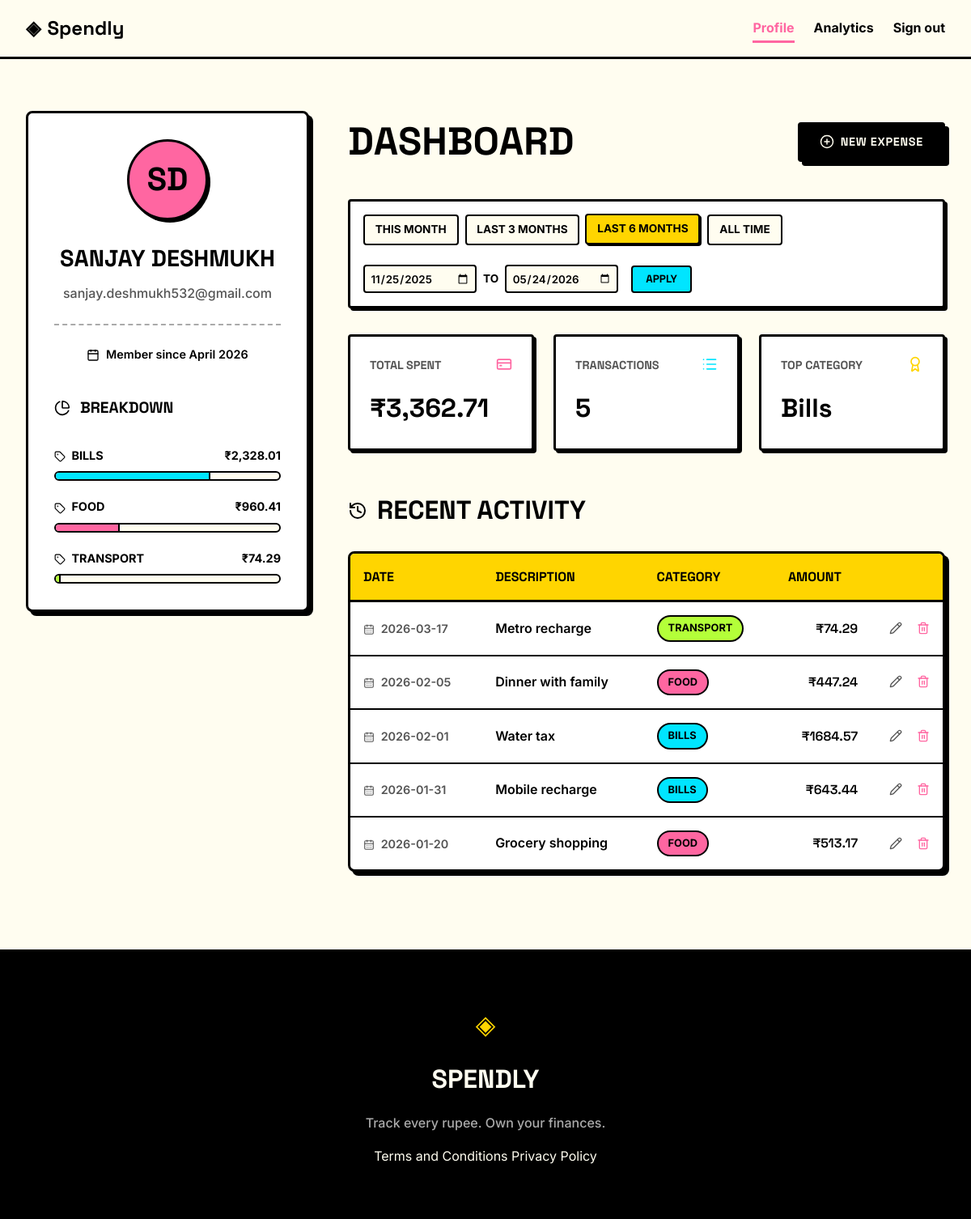
Page /profile?date_from=2025-11-25&date_to=2026-05-24 (signed in) on the committed database.
### tables this page shows
CREATE TABLE users (
            id INTEGER PRIMARY KEY AUTOINCREMENT,
            name TEXT NOT NULL,
            email TEXT UNIQUE NOT NULL,
            password_hash TEXT NOT NULL,
            created_at TEXT DEFAULT CURRENT_TIMESTAMP
        );

CREATE TABLE expenses (
            id INTEGER PRIMARY KEY AUTOINCREMENT,
            user_id INTEGER NOT NULL,
            amount REAL NOT NULL,
            category TEXT NOT NULL,
            date TEXT NOT NULL,
            description TEXT,
            created_at TEXT DEFAULT CURRENT_TIMESTAMP,
            FOREIGN KEY (user_id) REFERENCES users (id)
        );

### app.py (the view)
@app.route("/profile")
def profile():
    if not g.user:
        return redirect(url_for("login"))
    date_from_raw = request.args.get("date_from")
    date_to_raw = request.args.get("date_to")
    date_from = None
    date_to = None
    if date_from_raw and date_to_raw:
        try:
            datetime.strptime(date_from_raw, "%Y-%m-%d")
            datetime.strptime(date_to_raw, "%Y-%m-%d")
            if date_from_raw > date_to_raw:
                flash("Start date must be before end date.")
            else:
                date_from = date_from_raw
                date_to = date_to_raw
        except ValueError:
            pass
    today = datetime.now()
    this_month_start = today.replace(day=1).strftime("%Y-%m-%d")
    last_3_months_start = (today - timedelta(days=90)).strftime("%Y-%m-%d")
    last_6_months_start = (today - timedelta(days=180)).strftime("%Y-%m-%d")
    today_str = today.strftime("%Y-%m-%d")
    presets = {
        "this_month": {"from": this_month_start, "to": today_str},
        "last_3_months": {"from": last_3_months_start, "to": today_str},
        "last_6_months": {"from": last_6_months_start, "to": today_str},
    }
    created_at = datetime.strptime(g.user["created_at"], "%Y-%m-%d %H:%M:%S")
    member_since = created_at.strftime("%B %Y")
    name_parts = g.user["name"].split()
    initials = "".join([part[0].upper() for part in name_parts[:2]])
    user_data = {
        "name": g.user["name"],
        "email": g.user["email"],
        "initials": initials,
        "member_since": member_since,
    }
    stats_data = get_user_stats(g.user["id"], date_from, date_to)
    stats = {
        "total_spent": f"₹{stats_data['total_spent']:,.2f}",
        "transaction_count": stats_data["transaction_count"],
        "top_category": stats_data["top_category"],
    }
    db_transactions = get_recent_transactions(g.user["id"], date_from, date_to)
    transactions = [
        {
            "id": t["id"],
            "date": t["date"],
            "description": t["description"],
            "category": t["category"],
            "amount": f"₹{t['amount']:.2f}",
        }
        for t in db_transactions
    ]
    db_categories = get_category_breakdown(g.user["id"], date_from, date_to)
    total_spent_raw = stats_data["total_spent"]
    category_breakdown = []
    for cat in db_categories:
        percentage = (
            (cat["total"] / total_spent_raw * 100) if total_spent_raw > 0 else 0
        )
        category_breakdown.append(
            {
                "name": cat["category"],
                "total": f"₹{cat['total']:,.2f}",
                "percentage": percentage,
            }
        )
    return render_template(
        "profile.html",
        user=user_data,
        stats=stats,
        transactions=transactions,
        categories=category_breakdown,
        date_from=date_from,
        date_to=date_to,
        presets=presets,
    )

### app.py (called while the page is built)
@app.before_request
def load_logged_in_user():
    user_id = session.get("user_id")
    if user_id is None:
        g.user = None
    else:
        g.user = get_user_by_id(user_id)

### database/db.py (called while the page is built)
def get_db():
    db_path = current_app.config.get("DATABASE", DATABASE) if current_app else DATABASE
    conn = sqlite3.connect(db_path)
    conn.row_factory = sqlite3.Row
    conn.execute("PRAGMA foreign_keys = ON;")
    return conn

def get_user_by_id(user_id):
    conn = get_db()
    cursor = conn.cursor()
    cursor.execute("SELECT * FROM users WHERE id = ?", (user_id,))
    user = cursor.fetchone()
    conn.close()
    return user

def get_recent_transactions(user_id, date_from=None, date_to=None):
    conn = get_db()
    cursor = conn.cursor()
    query = "SELECT * FROM expenses WHERE user_id = ?"
    params = [user_id]
    if date_from and date_to:
        query += " AND date BETWEEN ? AND ?"
        params.extend([date_from, date_to])
    query += " ORDER BY date DESC, created_at DESC"
    cursor.execute(query, params)
    transactions = cursor.fetchall()
    conn.close()
    return transactions

def get_category_breakdown(user_id, date_from=None, date_to=None):
    conn = get_db()
    cursor = conn.cursor()
    query = "SELECT category, SUM(amount) as total FROM expenses WHERE user_id = ?"
    params = [user_id]
    if date_from and date_to:
        query += " AND date BETWEEN ? AND ?"
        params.extend([date_from, date_to])
    query += " GROUP BY category ORDER BY total DESC"
    cursor.execute(query, params)
    breakdown = cursor.fetchall()
    conn.close()
    return breakdown

### templates/profile.html (shortened to what this page needs)
{% extends "base.html" %}
{% block head %}
<link rel="stylesheet" href="{{ url_for('static', filename='css/profile.css') }}">
{% endblock %}
{% block content %}
<div class="profile-container">
    <aside class="profile-sidebar">
        <div class="user-card">
            <div class="avatar-circle">
                {{ user.initials }}
            </div>
            <h1 class="user-name">{{ user.name }}</h1>
            <p class="user-email">{{ user.email }}</p>
            <div class="user-meta">
                <i data-lucide="calendar" style="width: 16px; height: 16px; vertical-align: middle; margin-right: 4px;"></i>
                Member since {{ user.member_since }}
            </div>
            <div class="category-breakdown">
                <h2 class="section-title" style="font-size: 1.2rem; margin-top: 2.5rem;">
                    <i data-lucide="pie-chart" style="width: 20px; height: 20px;"></i>
                    Breakdown
                </h2>
                <div class="category-list">
                    {% for cat in categories %}
                    <div class="category-item">
                        <div class="category-info">
                            <span>
                                <i data-lucide="tag" style="width: 14px; height: 14px; vertical-align: middle; margin-right: 4px;"></i>
                                {{ cat.name }}
                            </span>
                            <span>{{ cat.total }}</span>
                        </div>
                        <div class="category-progress">
                            <div class="category-fill fill-{{ cat.name|lower }}" style="width: {{ cat.percentage }}%;"></div>
                        </div>
                    </div>
                    {% endfor %}
                </div>
            </div>
        </div>
    </aside>
    <section class="profile-main">
        <div class="dashboard-header-row">
            <h1 class="auth-title">Dashboard</h1>
            <a href="{{ url_for('add_expense') }}" class="btn-primary btn-new-expense">
                <i data-lucide="plus-circle" style="width: 18px; height: 18px;"></i>
                New Expense
            </a>
        </div>
        <div class="filter-bar">
            <div class="presets">
                <a href="{{ url_for('profile', date_from=presets.this_month.from, date_to=presets.this_month.to) }}"
                   class="preset-btn {{ 'active' if date_from == presets.this_month.from and date_to == presets.this_month.to }}">
                    This Month
                </a>
                <a href="{{ url_for('profile', date_from=presets.last_3_months.from, date_to=presets.last_3_months.to) }}"
                   class="preset-btn {{ 'active' if date_from == presets.last_3_months.from and date_to == presets.last_3_months.to }}">
                    Last 3 Months
                </a>
                <a href="{{ url_for('profile', date_from=presets.last_6_months.from, date_to=presets.last_6_months.to) }}"
                   class="preset-btn {{ 'active' if date_from == presets.last_6_months.from and date_to == presets.last_6_months.to }}">
                    Last 6 Months
                </a>
                <a href="{{ url_for('profile') }}"
                   class="preset-btn {{ 'active' if not date_from }}">
                    All Time
                </a>
            </div>
            <form action="{{ url_for('profile') }}" method="GET" class="custom-range">
                <div class="range-inputs">
                    <input type="date" name="date_from" value="{{ date_from or '' }}" required>
                    <span>to</span>
                    <input type="date" name="date_to" value="{{ date_to or '' }}" required>
                </div>
                <button type="submit" class="btn-filter">Apply</button>
            </form>
        </div>
        <div class="profile-stats">
            <div class="stat-card">
                <div style="display: flex; justify-content: space-between; align-items: flex-start; margin-bottom: 0.5rem;">
                    <span class="stat-label">Total Spent</span>
                    <i data-lucide="credit-card" style="color: var(--accent-pink); width: 20px; height: 20px;"></i>
                </div>
                <span class="stat-value">{{ stats.total_spent }}</span>
            </div>
            <div class="stat-card">
                <div style="display: flex; justify-content: space-between; align-items: flex-start; margin-bottom: 0.5rem;">
                    <span class="stat-label">Transactions</span>
                    <i data-lucide="list" style="color: var(--accent-cyan); width: 20px; height: 20px;"></i>
                </div>
                <span class="stat-value">{{ stats.transaction_count }}</span>
            </div>
            <div class="stat-card">
                <div style="display: flex; justify-content: space-between; align-items: flex-start; margin-bottom: 0.5rem;">
                    <span class="stat-label">Top Category</span>
                    <i data-lucide="award" style="color: var(--accent-yellow); width: 20px; height: 20px;"></i>
                </div>
                <span class="stat-value">{{ stats.top_category }}</span>
            </div>
        </div>
        <h2 class="section-title">
            <i data-lucide="history" style="width: 24px; height: 24px;"></i>
            Recent Activity
        </h2>
        <div class="table-container">
            <table class="tx-table">
                <thead>
                    <tr>
                        <th>Date</th>
                        <th>Description</th>
                        <th>Category</th>
                        <th class="amount-col">Amount</th>
                        <th style="width: 50px;"></th>
                    </tr>
                </thead>
                <tbody>
                    {% for tx in transactions %}
                    <tr>
                        <td style="color: var(--ink-muted); font-size: 0.9rem;">
                            <i data-lucide="calendar-days" style="width: 14px; height: 14px; vertical-align: middle; margin-right: 4px;"></i>
                            {{ tx.date }}
                        </td>
                        <td>{{ tx.description }}</td>
                        <td>
                            <span class="category-badge badge-{{ tx.category|lower|replace(' ', '-') }}">
                                {{ tx.category }}
                            </span>
                        </td>
                        <td class="amount-col">{{ tx.amount }}</td>
                        <td style="text-align: right; white-space: nowrap;">
                            <a href="{{ url_for('edit_expense', id=tx.id) }}" class="edit-link" title="Edit Expense" style="margin-right: 8px;">
                                <i data-lucide="pencil" style="width: 16px; height: 16px; color: var(--ink-muted);"></i>
                            </a>
                            <a href="{{ url_for('delete_expense_route', id=tx.id) }}" class="delete-link" title="Delete Expense">
                                <i data-lucide="trash-2" style="width: 16px; height: 16px; color: var(--accent-pink);"></i>
                            </a>
                        </td>
                    </tr>
                    {% endfor %}
                </tbody>
            </table>
        </div>
    </section>
</div>
{% endblock %}

### static/css/style.css (style rules this page uses)
:root { --ink: #000000; --ink-soft: #2d2d2d; --ink-muted: #555555; --ink-faint: #aaaaaa; --bg: #FFFDF0; --paper-card: #ffffff; --accent-pink: #FF66A1; --accent-cyan: #00E5FF; --accent-yellow: #FFD500; --accent-green: #B4FF39; --danger: #FF3333; --font-display: 'Space Grotesk', sans-serif; --font-body: 'Inter', system-ui, sans-serif; --max-width: 1200px; --auth-width: 440px; --border-thickness: 3px; --radius-sm: 4px; --radius-md: 8px; --radius-lg: 12px; --shadow-solid: 5px 5px 0px var(--ink); --shadow-solid-sm: 3px 3px 0px var(--ink); }
*, *::before, *::after { box-sizing: border-box; margin: 0; padding: 0; }
html { font-size: 16px; scroll-behavior: smooth; }
body { background: var(--bg); color: var(--ink); font-family: var(--font-body); font-size: 1rem; line-height: 1.6; -webkit-font-smoothing: antialiased; }
a { color: inherit; text-decoration: none; }
.btn-primary { display: inline-block; background: var(--ink); color: var(--bg); padding: 0.8rem 2rem; border: var(--border-thickness) solid var(--ink); border-radius: var(--radius-sm); font-family: var(--font-display); font-size: 1rem; font-weight: 700; cursor: pointer; box-shadow: var(--shadow-solid); transition: all 0.1s ease; text-decoration: none; text-transform: uppercase; letter-spacing: 0.05em; }
.auth-title { font-family: var(--font-display); font-size: 3rem; color: var(--ink); margin-bottom: 0.5rem; text-transform: uppercase; }

### rows in the picture
users: name "SANJAY DESHMUKH", email "sanjay.deshmukh532@gmail.com"
expenses: date "2026-03-17", description "Metro recharge", category "TRANSPORT", amount "₹74.29"
expenses: date "2026-02-05", description "Dinner with family", category "FOOD", amount "₹447.24"
expenses: date "2026-02-01", description "Water tax", category "BILLS", amount "₹1684.57"
expenses: date "2026-01-31", description "Mobile recharge", category "BILLS", amount "₹643.44"
expenses: date "2026-01-20", description "Grocery shopping", category "FOOD", amount "₹513.17"

### other values in the picture
{{ user.initials }} "SD"
{{ user.member_since }} "April 2026"
{{ cat.name }} "BILLS" "FOOD" "TRANSPORT"
{{ cat.total }} "₹2,328.01" "₹960.41" "₹74.29"
{{ stats.total_spent }} "₹3,362.71"
{{ stats.transaction_count }} "5"
{{ stats.top_category }} "Bills"
